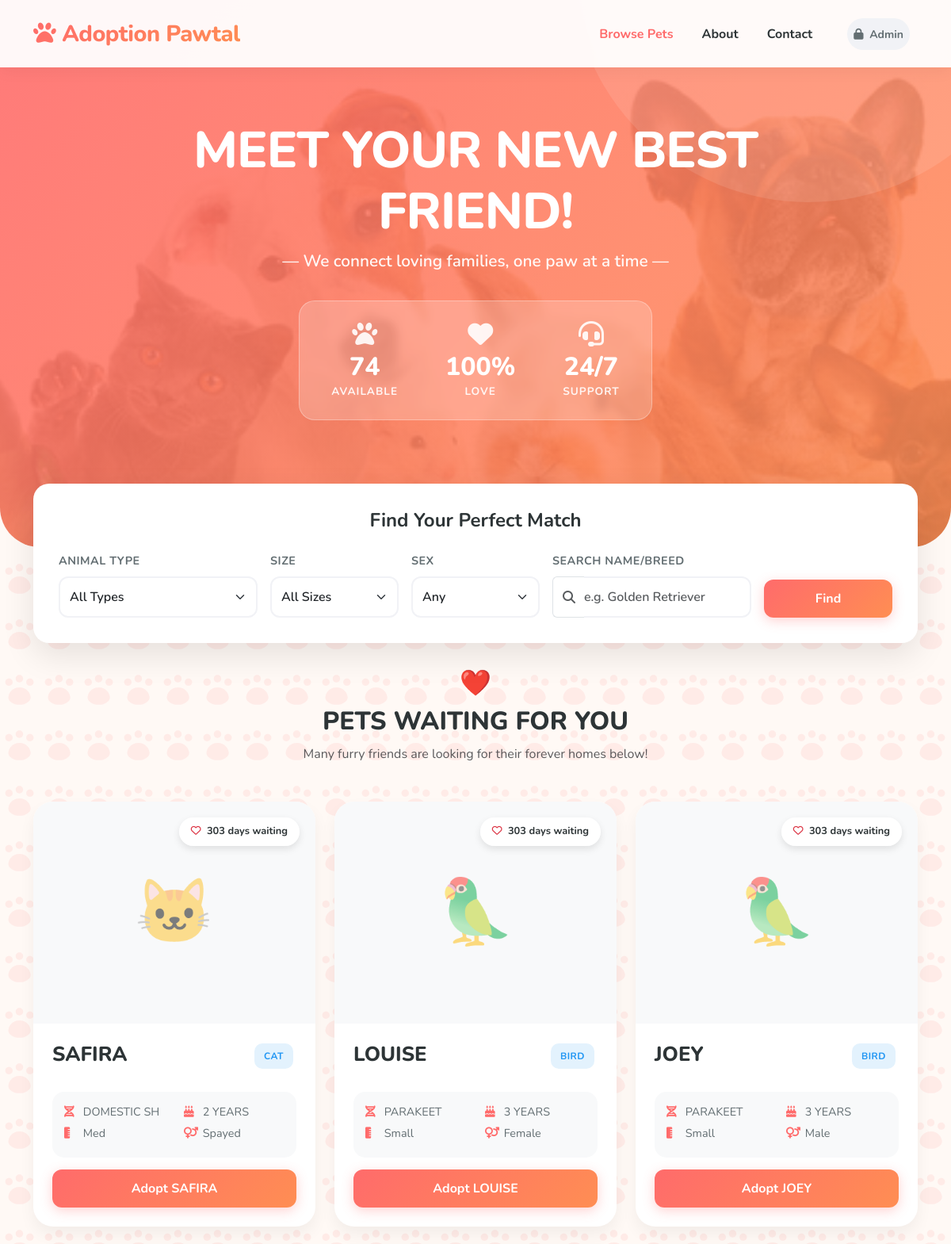
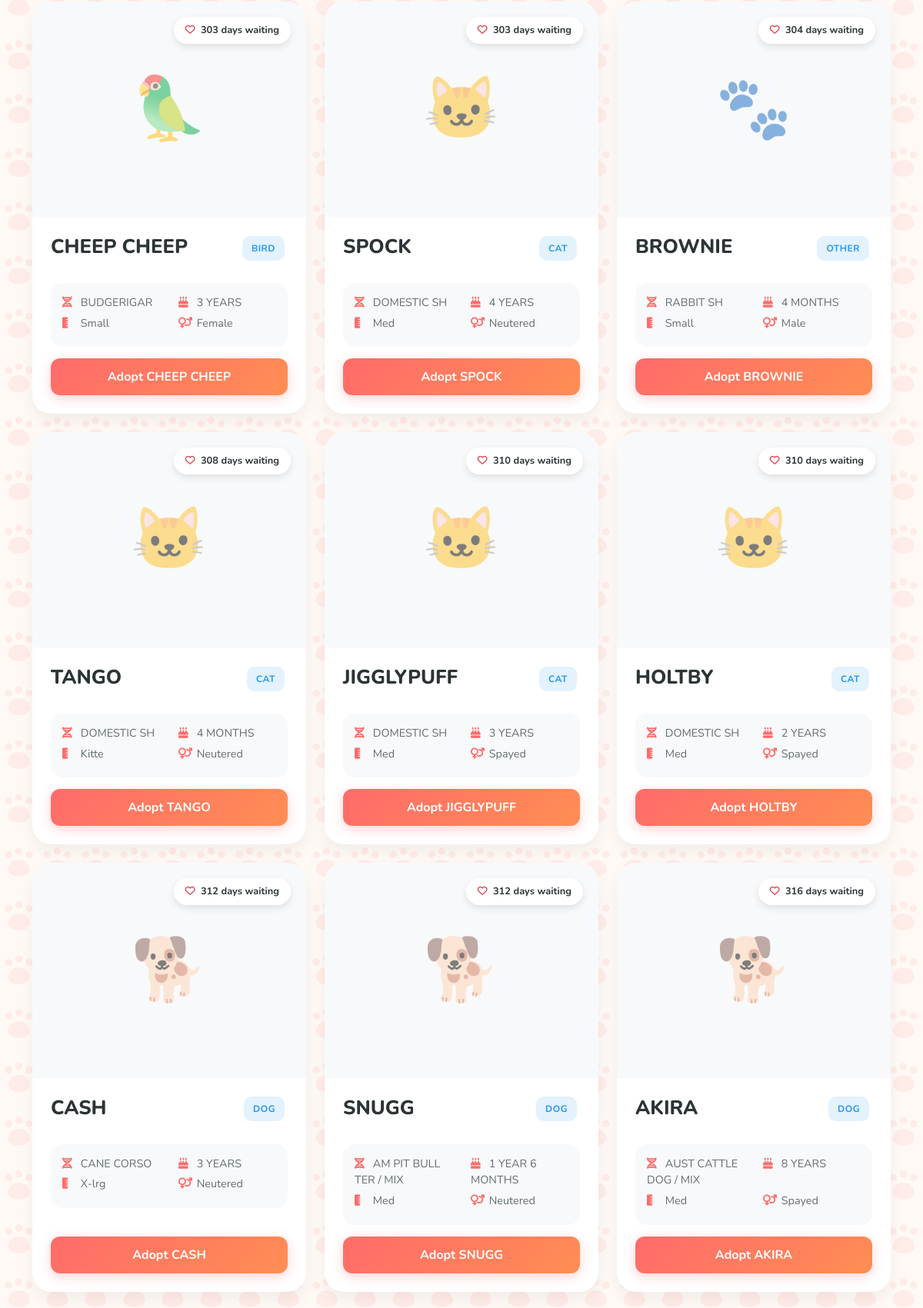
The page / (upper part) on the database its author committed (2 pictures, top to bottom).
### tables this page shows
CREATE TABLE `pets` (
  `animal_id` varchar(20) NOT NULL,
  `intake_type` varchar(50) NOT NULL,
  `intake_date` date NOT NULL,
  `pet_name` varchar(100) NOT NULL,
  `animal_type` varchar(50) NOT NULL,
  `pet_age` varchar(50) NOT NULL,
  `pet_size` varchar(20) NOT NULL,
  `color` varchar(100) NOT NULL,
  `breed` varchar(100) NOT NULL,
  `sex` char(1) NOT NULL,
  `adoption_status` enum('Available','Pending','Reserved','Trial') DEFAULT 'Available',
  `photo_path` varchar(255) DEFAULT NULL,
  `description` text DEFAULT NULL,
  `created_at` timestamp NOT NULL DEFAULT current_timestamp()
);

### public/index.php (the view, shortened to what this page needs)
<?php
require_once '../config/database.php';
$search = $_GET['search'] ?? '';
$sql = "SELECT * FROM pets WHERE adoption_status = 'Available'";
$params = [];
$sql .= " ORDER BY intake_date DESC";
$stmt = $pdo->prepare($sql);
$stmt->execute($params);
$pets = $stmt->fetchAll();
$total_available = $pdo->query("SELECT COUNT(*) FROM pets WHERE adoption_status = 'Available'")->fetchColumn();
function daysInShelter($intake_date) {
    $intake = new DateTime($intake_date);
    $now = new DateTime();
    $diff = $now->diff($intake);
    return $diff->days;
}
?>
<!DOCTYPE html>
<html lang="en">
<head>
    <link href="https://cdn.jsdelivr.net/npm/bootstrap@5.3.0/dist/css/bootstrap.min.css" rel="stylesheet">
    <link rel="stylesheet" href="https://cdnjs.cloudflare.com/ajax/libs/font-awesome/6.4.0/css/all.min.css">
</head>
<body>
    <nav class="navbar navbar-expand-lg fixed-top">
        <div class="container">
            <a class="navbar-brand" href="index.php">
                <i class="fas fa-paw me-2"></i>Adoption Pawtal
            </a>
            <div class="collapse navbar-collapse" id="navbarNav">
                <ul class="navbar-nav ms-auto align-items-center">
                    <li class="nav-item">
                        <a class="nav-link active" href="index.php">Browse Pets</a>
                    </li>
                    <li class="nav-item">
                        <a class="nav-link" href="#about">About</a>
                    </li>
                    <li class="nav-item">
                        <a class="nav-link" href="#contact">Contact</a>
                    </li>
                    <li class="nav-item ms-lg-3">
                        <a class="nav-link btn-admin" href="../admin/login.php">
                            <small><i class="fas fa-lock me-1"></i> Admin</small>
                        </a>
                    </li>
                </ul>
            </div>
        </div>
    </nav>
    <section class="hero-section d-flex align-items-center">
        <div class="container text-center">
            <div class="row justify-content-center">
                <div class="col-lg-10">
                    <h1 class="hero-title mt-4">MEET YOUR NEW BEST FRIEND!</h1>
                    <p class="hero-subtitle">— We connect loving families, one paw at a time —</p>
                    <div class="stats-container">
                        <div class="stat-item">
                            <i class="fas fa-paw stat-icon"></i>
                            <div class="hero-stat-number"><?= $total_available ?></div>
                            <div class="stat-label">Available</div>
                        </div>
                        <div class="stat-item">
                            <i class="fas fa-heart stat-icon"></i>
                            <div class="hero-stat-number">100%</div>
                            <div class="stat-label">Love</div>
                        </div>
                        <div class="stat-item">
                            <i class="fas fa-headset stat-icon"></i>
                            <div class="hero-stat-number">24/7</div>
                            <div class="stat-label">Support</div>
                        </div>
                    </div>
                </div>
            </div>
        </div>
    </section>
    <section class="filter-section" id="pets">
        <div class="container">
            <div class="card filter-card">
                <h4 class="mb-4 text-center fw-bold" style="color: var(--text-dark);">Find Your Perfect Match</h4>
                <form method="GET" action="index.php" class="row g-3">
                    <div class="col-md-3">
                        <label class="form-label">Animal Type</label>
                        <select name="type" class="form-select">
                            <option value="">All Types</option>
                        </select>
                    </div>
                    <div class="col-md-2">
                        <label class="form-label">Size</label>
                        <select name="size" class="form-select">
                            <option value="">All Sizes</option>
                        </select>
                    </div>
                    <div class="col-md-2">
                        <label class="form-label">Sex</label>
                        <select name="sex" class="form-select">
                            <option value="">Any</option>
                        </select>
                    </div>
                    <div class="col-md-3">
                        <label class="form-label">Search Name/Breed</label>
                        <div class="input-group">
                            <span class="input-group-text bg-white border-end-0"><i class="fas fa-search text-muted"></i></span>
                            <input type="text" name="search" class="form-control border-start-0 ps-0" placeholder="e.g. Golden Retriever" value="<?= htmlspecialchars($search) ?>">
                        </div>
                    </div>
                    <div class="col-md-2 d-flex align-items-end gap-2">
                        <button type="submit" class="btn btn-gradient w-100">
                            Find
                        </button>
                    </div>
                </form>
            </div>
        </div>
    </section>
    <div class="container mb-5">
        <?php if (count($pets) > 0): ?>
            <div class="text-center mb-5">
				<h2 class="section-title">❤️</h2>
                <h2 class="section-title">PETS WAITING FOR YOU</h2>
                <p class="text-muted">Many furry friends are looking for their forever homes below!</p>
            </div>
            <div class="row g-4">
                <?php foreach ($pets as $pet):
                    $days = daysInShelter($pet['intake_date']);
                ?>
                    <div class="col-md-6 col-lg-4">
                        <div class="card pet-card h-100">
                            <div class="position-relative">
                                <?php if ($pet['photo_path'] && file_exists('../' . $pet['photo_path'])): ?>
                                    <img src="../<?= htmlspecialchars($pet['photo_path']) ?>" class="card-img-top pet-card-img" alt="<?= htmlspecialchars($pet['pet_name']) ?>">
                                <?php else: ?>
                                    <div class="card-img-top pet-card-img d-flex align-items-center justify-content-center bg-light">
                                        <span style="font-size: 80px; opacity: 0.5;">
                                            <?php
                                            echo match($pet['animal_type']) {
                                                'DOG' => '🐕',
                                                'CAT' => '🐱',
                                                'BIRD' => '🦜',
                                                default => '🐾'
                                            };
                                            ?>
                                        </span>
                                    </div>
                                <?php endif; ?>
                                <div class="days-badge">
                                    <i class="far fa-heart text-danger me-1"></i> <?= $days ?> days waiting
                                </div>
                            </div>
                            <div class="card-body d-flex flex-column">
                                <div class="d-flex justify-content-between align-items-center mb-3">
                                    <h5 class="pet-name mb-0"><?= htmlspecialchars($pet['pet_name']) ?></h5>
                                    <div>
                                        <span class="badge-custom badge-type me-1">
                                            <?= htmlspecialchars($pet['animal_type']) ?>
                                        </span>
                                    </div>
                                </div>
                                <div class="pet-details">
                                    <div class="row">
                                        <div class="col-6 detail-item">
                                            <i class="fas fa-dna"></i> <?= htmlspecialchars($pet['breed']) ?>
                                        </div>
                                        <div class="col-6 detail-item">
                                            <i class="fas fa-birthday-cake"></i> <?= htmlspecialchars($pet['pet_age']) ?>
                                        </div>
                                        <div class="col-6 detail-item">
                                            <i class="fas fa-ruler-vertical"></i> <?= ucfirst(strtolower($pet['pet_size'])) ?>
                                        </div>
                                        <div class="col-6 detail-item">
                                            <i class="fas fa-venus-mars"></i>
                                            <?php
                                            $sex_display = match($pet['sex']) {
                                                'M' => 'Male',
                                                'F' => 'Female',
                                                'N' => 'Neutered',
                                                'S' => 'Spayed',
                                                default => $pet['sex']
                                            };
                                            echo htmlspecialchars($sex_display);
                                            ?>
                                        </div>
                                    </div>
                                </div>
                                <div class="mt-auto">
                                    <a href="pet-details.php?id=<?= htmlspecialchars($pet['animal_id']) ?>" class="btn btn-gradient w-100">
                                        Adopt <?= htmlspecialchars($pet['pet_name']) ?>
                                    </a>
                                </div>
                            </div>
                        </div>
                    </div>
                <?php endforeach; ?>
            </div>
        <?php endif; ?>
    </div>
</body>
</html>

### public/index.php (style rules this page uses)
:root { --brand-gradient: linear-gradient(135deg, #FF6B6B 0%, #FF8E53 100%); --secondary-gradient: linear-gradient(135deg, #4facfe 0%, #00f2fe 100%); --primary-color: #FF6B6B; --secondary-color: #FF8E53; --text-dark: #2d3436; --text-muted: #636e72; --white: #ffffff; --bg-soft: #fff9f5; }
body { font-family: 'Nunito', sans-serif; background-color: var(--bg-soft); background-image: var(--paw-pattern); color: var(--text-dark); }
.navbar { background: rgba(255, 255, 255, 0.95) !important; backdrop-filter: blur(10px); box-shadow: 0 4px 20px rgba(0,0,0,0.05); padding: 1rem 0; }
.navbar-brand { font-weight: 800; font-size: 1.8rem; background: var(--brand-gradient); -webkit-background-clip: text; -webkit-text-fill-color: transparent; letter-spacing: -0.5px; }
.nav-link { font-weight: 700; color: var(--text-dark) !important; margin: 0 10px; transition: color 0.3s; }
.nav-link:hover, .nav-link.active { color: var(--primary-color) !important; }
.btn-admin { background-color: #f1f2f6; border-radius: 50px; padding: 8px 20px; color: var(--text-muted) !important; }
.hero-section { background: linear-gradient(135deg, rgba(255, 107, 107, 0.9) 0%, rgba(255, 142, 83, 0.85) 100%), url('Index banner.jpg'); background-size: cover; background-position: center; background-repeat: no-repeat; color: white; padding: 8rem 0 10rem; position: relative; overflow: hidden; border-bottom-left-radius: 50px; border-bottom-right-radius: 50px; }
.hero-section::after { content: ''; position: absolute; top: -50%; right: -10%; width: 600px; height: 600px; background: rgba(255,255,255,0.1); border-radius: 50%; pointer-events: none; }
.hero-title { font-size: 4rem; font-weight: 800; margin-bottom: 0.5rem; letter-spacing: -1px; }
.hero-subtitle { font-size: 1.3rem; margin-bottom: 1.5rem; opacity: 0.95; font-weight: 600; }
.stats-container { background: rgba(255,255,255,0.2); backdrop-filter: blur(5px); border-radius: 20px; padding: 25px 40px; display: inline-flex; gap: 60px; margin-top: 10px; border: 1px solid rgba(255,255,255,0.3); }
.stat-item { display: flex; flex-direction: column; align-items: center; }
.stat-icon { font-size: 2rem; margin-bottom: 10px; color: rgba(255,255,255,0.9); }
.hero-stat-number { font-size: 2rem; font-weight: 800; line-height: 1; margin-bottom: 5px; }
.stat-label { font-size: 0.85rem; text-transform: uppercase; letter-spacing: 1px; font-weight: 700; opacity: 0.9; }
.filter-section { margin-top: -80px; position: relative; z-index: 10; padding-bottom: 2rem; }
.filter-card { border: none; border-radius: 20px; box-shadow: 0 15px 40px rgba(0,0,0,0.1); background: white; padding: 2rem; }
.form-label { font-weight: 700; font-size: 0.9rem; color: var(--text-muted); text-transform: uppercase; letter-spacing: 0.5px; }
.form-select, .form-control { border: 2px solid #f1f2f6; border-radius: 12px; padding: 12px; font-weight: 600; }
.section-title { font-weight: 800; color: var(--text-dark); margin-bottom: 10px; }
.pet-card { transition: all 0.4s cubic-bezier(0.175, 0.885, 0.32, 1.275); border: none; background: white; border-radius: 25px; overflow: hidden; box-shadow: 0 10px 20px rgba(0,0,0,0.05); height: 100%; position: relative; }
.pet-card-img { height: 280px; object-fit: cover; transition: transform 0.5s ease; }
.days-badge { position: absolute; top: 20px; right: 20px; font-size: 0.8rem; background: rgba(255,255,255,0.95) !important; color: var(--text-dark); padding: 8px 15px; border-radius: 30px; font-weight: 700; box-shadow: 0 4px 10px rgba(0,0,0,0.1); }
.card-body { padding: 1.5rem; }
.pet-name { color: var(--text-dark); font-weight: 800; font-size: 1.6rem; margin-bottom: 5px; }
.badge-custom { padding: 8px 12px; border-radius: 10px; font-weight: 700; font-size: 0.75rem; letter-spacing: 0.5px; }
.badge-type { background-color: #e3f2fd; color: #2196f3; }
.pet-details { background: #f8f9fa; border-radius: 15px; padding: 15px; margin: 15px 0; }
.detail-item { font-size: 0.9rem; color: var(--text-muted); margin-bottom: 5px; }
.detail-item i { width: 20px; color: var(--primary-color); }
.btn-gradient { background: var(--brand-gradient); border: none; color: white; border-radius: 12px; padding: 12px 25px; font-weight: 700; box-shadow: 0 4px 15px rgba(255, 107, 107, 0.3); transition: all 0.3s ease; }

### rows shown on the page
pets: animal_type "🐱", intake_date "303", pet_name "SAFIRA", animal_type "CAT", breed "DOMESTIC SH", pet_age "2 YEARS", pet_size "Med", sex "Spayed"
pets: animal_type "🦜", intake_date "303", pet_name "LOUISE", animal_type "BIRD", breed "PARAKEET", pet_age "3 YEARS", pet_size "Small", sex "Female"
pets: animal_type "🦜", intake_date "303", pet_name "JOEY", animal_type "BIRD", breed "PARAKEET", pet_age "3 YEARS", pet_size "Small", sex "Male"
pets: animal_type "🦜", intake_date "303", pet_name "CHEEP CHEEP", animal_type "BIRD", breed "BUDGERIGAR", pet_age "3 YEARS", pet_size "Small", sex "Female"
pets: animal_type "🐱", intake_date "303", pet_name "SPOCK", animal_type "CAT", breed "DOMESTIC SH", pet_age "4 YEARS", pet_size "Med", sex "Neutered"
pets: animal_type "🐾", intake_date "304", pet_name "BROWNIE", animal_type "OTHER", breed "RABBIT SH", pet_age "4 MONTHS", pet_size "Small", sex "Male"
pets: animal_type "🐱", intake_date "308", pet_name "TANGO", animal_type "CAT", breed "DOMESTIC SH", pet_age "4 MONTHS", pet_size "Kitte", sex "Neutered"
pets: animal_type "🐱", intake_date "310", pet_name "JIGGLYPUFF", animal_type "CAT", breed "DOMESTIC SH", pet_age "3 YEARS", pet_size "Med", sex "Spayed"
pets: animal_type "🐱", intake_date "310", pet_name "HOLTBY", animal_type "CAT", breed "DOMESTIC SH", pet_age "2 YEARS", pet_size "Med", sex "Spayed"
pets: animal_type "🐕", intake_date "312", pet_name "CASH", animal_type "DOG", breed "CANE CORSO", pet_age "3 YEARS", pet_size "X-lrg", sex "Neutered"
pets: animal_type "🐕", intake_date "312", pet_name "SNUGG", animal_type "DOG", breed "AM PIT BULL TER / MIX", pet_age "1 YEAR 6 MONTHS", pet_size "Med", sex "Neutered"
pets: animal_type "🐕", intake_date "316", pet_name "AKIRA", animal_type "DOG", breed "AUST CATTLE DOG / MIX", pet_age "8 YEARS", pet_size "Med", sex "Spayed"

### other values the page prints
$total_available "74"
